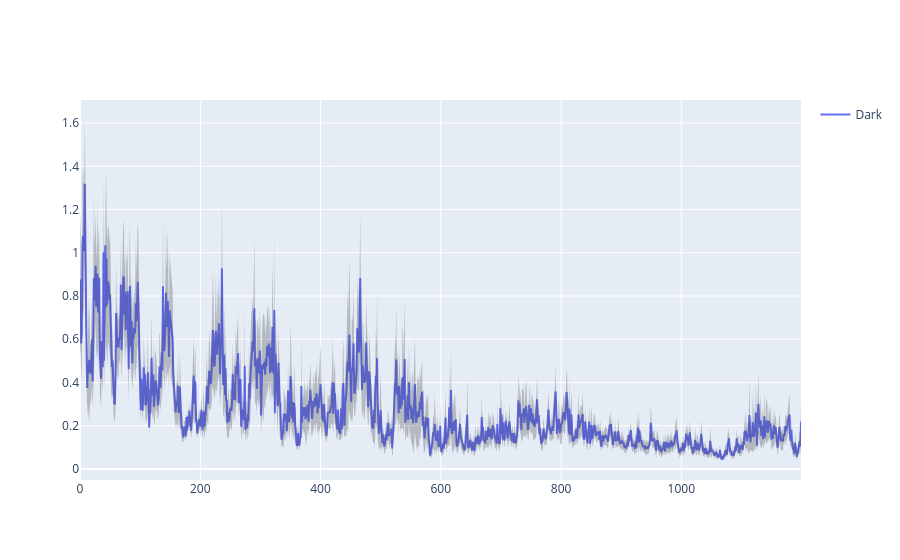

Notebook code cell kept with this figure:
### Code cell
fig = go.Figure()

#Dark
fig.add_trace(go.Scatter
        (x =np.arange(0,len(time_0),1),
        y= time_0['Mean'], 
        mode='lines', 
        name='Dark'))

fig.add_trace(go.Scatter(
        name='Upper Bound of dark',
        x =np.arange(0,len(time_0),1),
        y=(time_0['Mean'] + time_0['SEM']),
        mode='lines',
        marker=dict(color="#444"),
        line=dict(width=0),
        showlegend=False))
                 
fig.add_trace(go.Scatter(
        name='Lower Bound of dark',
        x =np.arange(0,len(time_0),1),
        y=(time_0['Mean'] - time_0['SEM']),
        marker=dict(color="#444"),
        line=dict(width=0),
        mode='lines',
        fillcolor='rgba(68, 68, 68, 0.3)',
        fill='tonexty',
        showlegend=False))

#0.3

### Figure 1 — Plotly figure (JSON) as saved in the notebook; plotly's stock layout.template omitted (floating-point values rounded to 4 significant figures; data arrays with more than 128 entries replaced by an {"elided": "..."} marker saying what was removed)
{"data": [{"mode": "lines", "name": "Dark", "type": "scatter", "x": {"elided": "1200 int values"}, "y": {"elided": "1200 float values"}}, {"line": {"width": 0}, "marker": {"color": "#444"}, "mode": "lines", "name": "Upper Bound of dark", "showlegend": false, "type": "scatter", "x": {"elided": "1200 int values"}, "y": {"elided": "1200 float values"}}, {"fill": "tonexty", "fillcolor": "rgba(68, 68, 68, 0.3)", "line": {"width": 0}, "marker": {"color": "#444"}, "mode": "lines", "name": "Lower Bound of dark", "showlegend": false, "type": "scatter", "x": {"elided": "1200 int values"}, "y": {"elided": "1200 float values"}}], "layout": {"autosize": true, "xaxis": {"autorange": true, "range": [0, 1199], "type": "linear"}, "yaxis": {"autorange": true, "range": [-0.051, 1.707], "type": "linear"}}}
